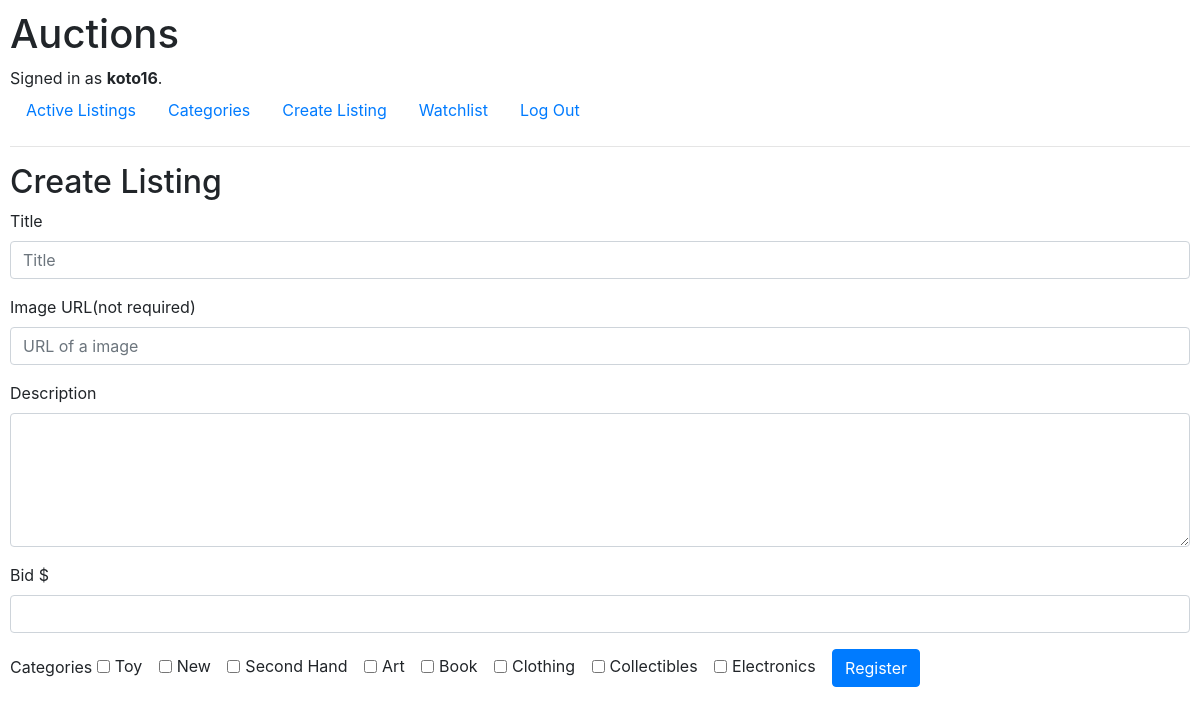
/createlist (signed in), run on the app's committed database.
### auctions/models.py (models this page shows, shortened)
class User(AbstractUser):
    pass

class Category(models.Model):
    name = models.CharField(max_length=64)

### auctions/views.py (the view)
# urls.py: path("createlist", views.createlist, name="createlist"),
@login_required
def createlist(request):
    categories = Category.objects.all()
    if request.method == "POST":
        title = request.POST["title"]
        image = request.POST["image"]
        description = request.POST["description"]
        bid = request.POST["bid"]
        add_category = request.POST.getlist("categories")
        try:
            b = Bid(value = bid, owner = request.user)
            b.save()
            a = Auction(title = title, image = image, description = description, owner = request.user, bid = b)
            a.save()
            for category in add_category:
                c = Category.objects.get(pk=category)
                a.category.add(c)
            a.save()
        except IntegrityError:
            return render(request, "auctions/createlist.html", {
                "message": "Auction already taken."
            })
        return redirect('index')
    else:
        return render(request, "auctions/createlist.html", {
            "categories": categories
        })

### auctions/templates/auctions/createlist.html (shortened to what this page needs)
{% extends "auctions/layout.html" %}
{% block body %}
    <h2>Create Listing</h2>
    <form action="{% url 'createlist' %}" method="post">
        <div class="form-group">
            <label for="title">Title</label>
            <input class="form-control" autofocus type="text" name="title" placeholder="Title" required>
        </div>
        <div class="form-group">
            <label for="image">Image URL(not required)</label>
            <input class="form-control" type="url" name="image" placeholder="URL of a image">
        </div>
        <div class="form-group">
            <label for="description">Description</label>
            <textarea maxlength="480" rows="5" class="form-control" id="description" name="description" placeholder="" required></textarea>
        </div>
        <div class="form-group">
            <label for="bid">Bid</label>
            <span class="input-group-addon">$</span>
            <input class="form-control currency" type="number" name="bid" step=0.01 placeholder="" required>
        </div>
        <label>Categories</label>
        {% for category in categories %}
        <div class="form-check form-check-inline">
          <input class="form-check-input" type="checkbox" id="category{{ category.pk }}" name="categories" value={{ category.pk }}>
          <label class="form-check-label" for="category{{ category.pk }}">{{ category.name }}</label>
        </div>
        {% endfor %}
        <input class="btn btn-primary" type="submit" value="Register">
    </form>
{% endblock %}

### auctions/templates/auctions/layout.html (shortened to what this page needs)
{% load static %}
<!DOCTYPE html>
<html lang="en">
    <head>
        <link rel="stylesheet" href="https://stackpath.bootstrapcdn.com/bootstrap/4.4.1/css/bootstrap.min.css">
        <link href="{% static 'auctions/styles.css' %}" rel="stylesheet">
    </head>
    <body>
        <h1>Auctions</h1>
        <div>
            {% if user.is_authenticated %}
                Signed in as <strong>{{ user.username }}</strong>.
            {% else %}
                Not signed in.
            {% endif %}
        </div>
        <ul class="nav">
            <li class="nav-item">
                <a class="nav-link" href="{% url 'index' %}">Active Listings</a>
            </li>
            <li class="nav-item">
                <a class="nav-link" href="{% url 'categories' %}">Categories</a>
            </li>
            {% if user.is_authenticated %}
                <li class="nav-item">
                    <a class="nav-link" href="{% url 'createlist' %}">Create Listing</a>
                </li>
                <li class="nav-item">
                    <a class="nav-link" href="{% url 'watchlist' %}">Watchlist</a>
                </li>
                <li class="nav-item">
                    <a class="nav-link" href="{% url 'logout' %}">Log Out</a>
                </li>
            {% endif %}
        </ul>
        <hr>
        {% block body %}
        {% endblock %}
    </body>
</html>

### auctions/static/auctions/styles.css (style rules this page uses)
body { padding: 10px; }

### data on the page
User: username "koto16"
Category: name "Toy"
Category: name "New"
Category: name "Second Hand"
Category: name "Art"
Category: name "Book"
Category: name "Clothing"
Category: name "Collectibles"
Category: name "Electronics"
